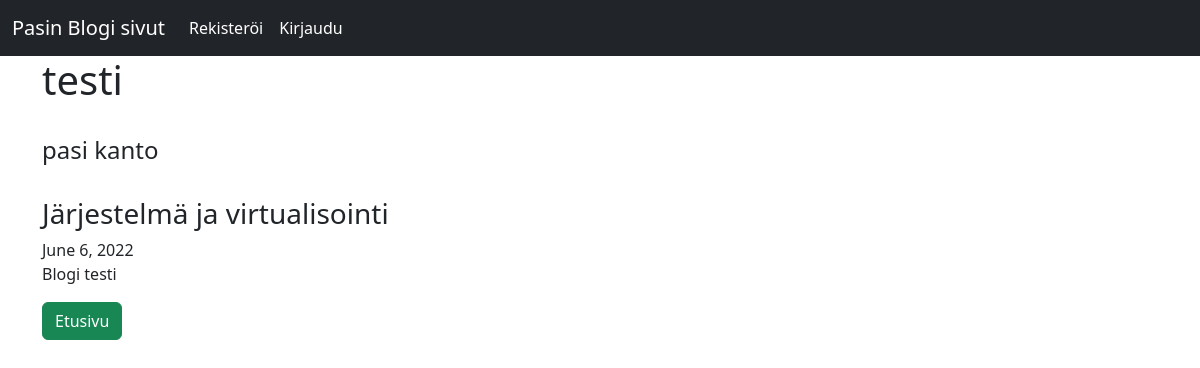
/artikkeli/9, run on the app's committed database.
### blogi/models.py (models this page shows, shortened)
class Post(models.Model):
  title = models.CharField(max_length = 255)
  author = models.ForeignKey(User, on_delete= models.CASCADE)
  kategoria = models.CharField(max_length = 255, default = 'ei kategoriaa')
  body = models.TextField()
  julkaisu = models.DateField(auto_now_add= True)

### blogi/views.py (the view)
# urls.py: path('artikkeli/<int:pk>', Artikkeli.as_view(), name = 'artikkeli'),
class Artikkeli(DetailView):
  model = Post
  template_name = 'artikkeli.html'

### blogi/templates/artikkeli.html (shortened to what this page needs)
{%extends 'base.html'%}
{% block content%}
  <h1>{{ post.title}}</h1>
  <br/>
  <h4>{{post.author.first_name}}  {{post.author.last_name}}</h4><br/>
  <h3>{{post.kategoria}}</h3>
  {{post.julkaisu}}<br/>
  <p>{{post.body}}</p>
  <a href="{% url 'home' %}" class="btn btn-success">Etusivu</a>
  {%endblock%}

### data on the page
Post: title "testi", author.first_name "pasi", author.last_name "kanto", kategoria "Järjestelmä ja virtualisointi", julkaisu "June 6, 2022", body "Blogi testi"
